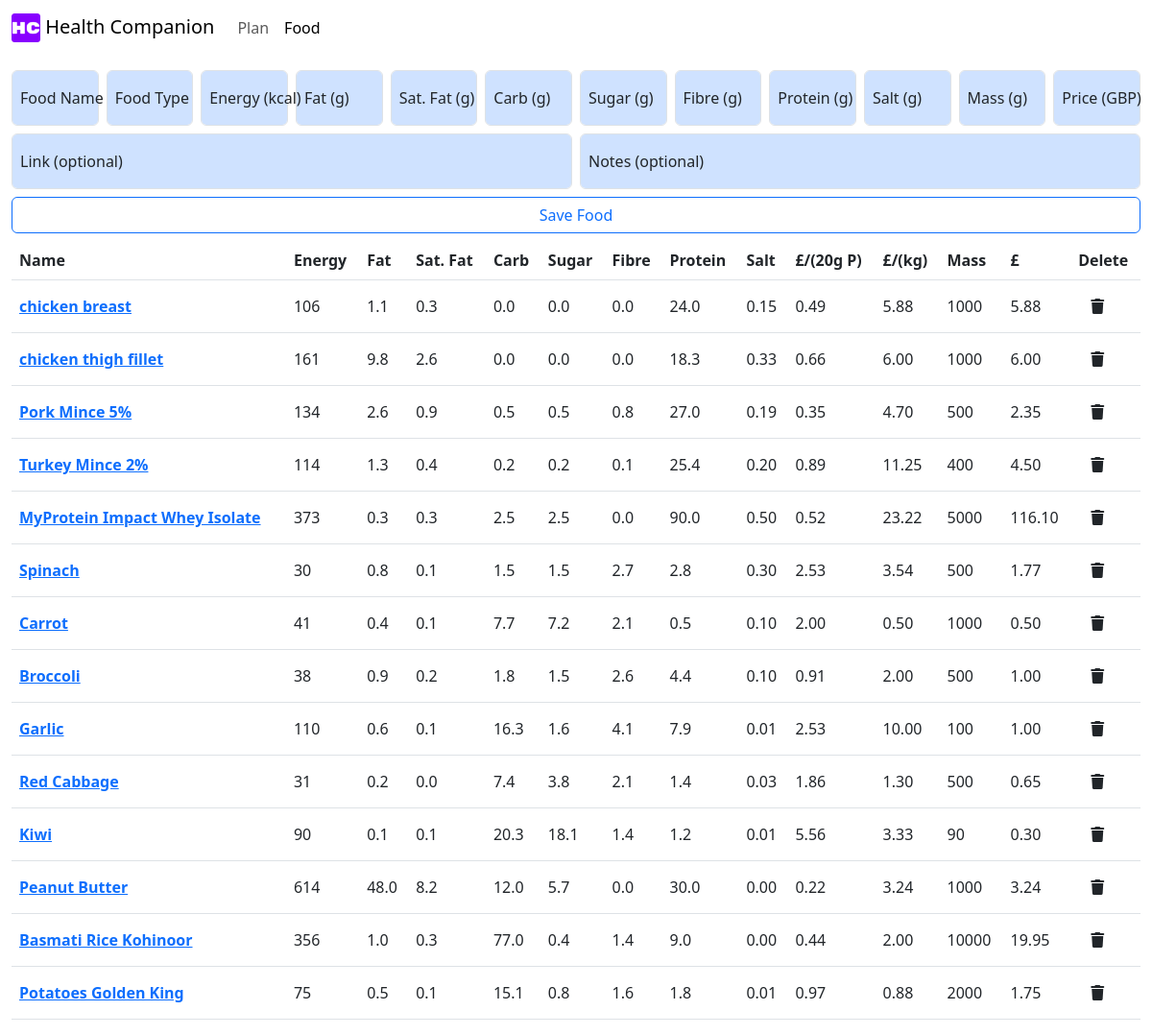
Before: /food with the older database file.
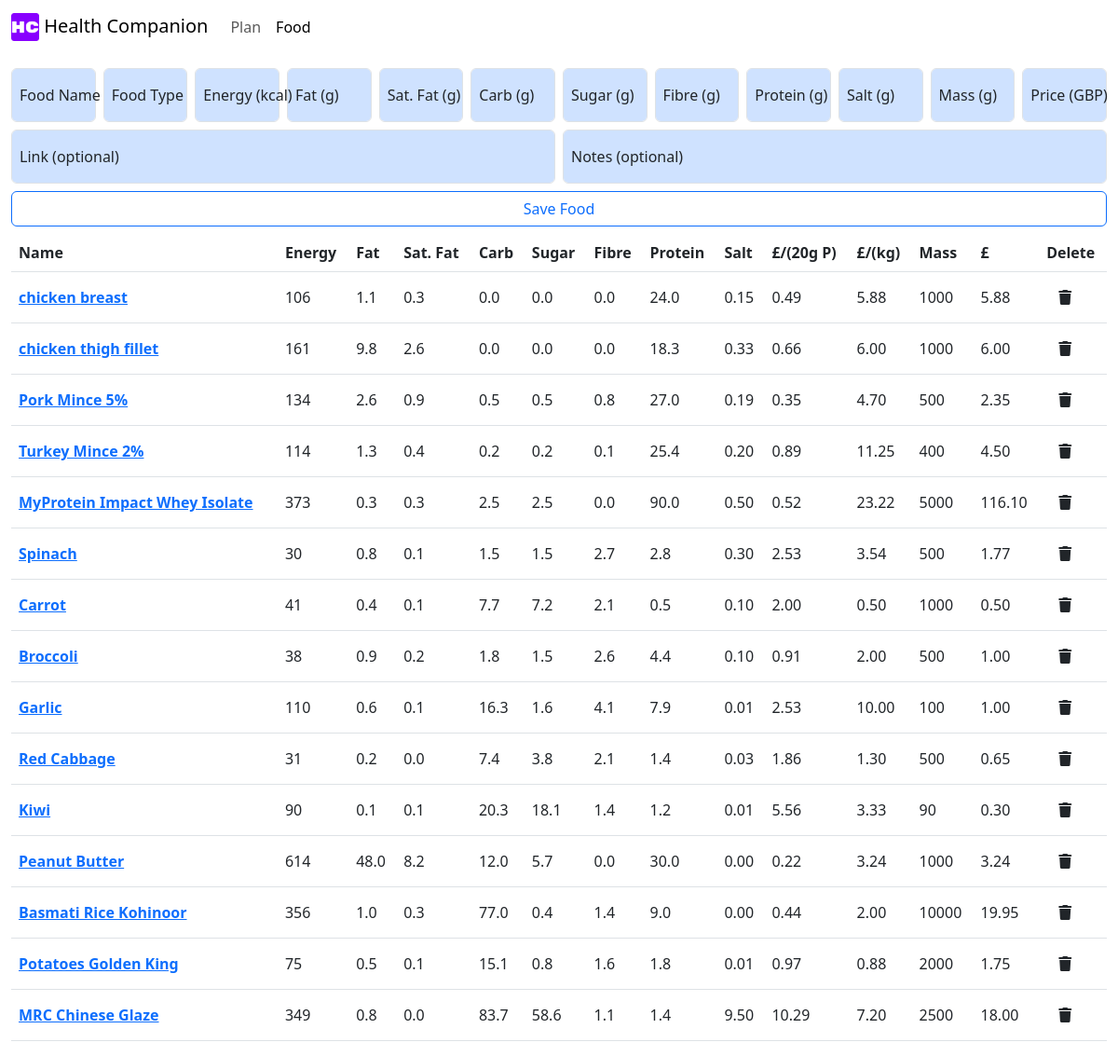
After: the same page with the newer database file.
### tables this page shows
CREATE TABLE foods (
    food_id INTEGER PRIMARY KEY AUTOINCREMENT NOT NULL,
    food_name TEXT NOT NULL,
    date_added DATETIME NOT NULL,
    type TEXT NOT NULL,
    energy NUMERIC NOT NULL,
    fat NUMERIC NOT NULL,
    saturated_fat NUMERIC NOT NULL,
    carbohydrates NUMERIC NOT NULL,
    sugar NUMERIC NOT NULL,
    fibre NUMERIC NOT NULL,
    protein NUMERIC NOT NULL,
    salt NUMERIC NOT NULL,
    mass NUMERIC NOT NULL,
    price NUMERIC NOT NULL,
    price_per_kg NUMERIC NOT NULL,
    price_per_20g_protein NUMERIC NOT NULL,
    link TEXT,
    notes TEXT);

### app.py (the view)
@app.route("/food", methods=["GET"])
def food():
    foods = get_db("""SELECT * FROM foods""")
    if "errorMsg" in session:
        errorMsg = session["errorMsg"]
        session.pop("errorMsg")
        return render_template("food.html", foods=foods, errorMsg=errorMsg)
    elif "successMsg" in session:
        successMsg = session["successMsg"]
        session.pop("successMsg")
        return render_template("food.html", foods=foods, successMsg=successMsg)
    else:
        return render_template("food.html", foods=foods)

### app.py (called while the page is built)
def get_db(query, args=(), one=False):
    db = sqlite3.connect(DATABASE)
    cur = db.cursor()
    cur.row_factory = sqlite3.Row
    res = cur.execute(query, args).fetchall()
    db.commit()
    db.close()
    return (res[0] if res else None) if one else res

### templates/food.html (shortened to what this page needs)
{% extends "layout.html" %}
{% block activeFood %}active{% endblock %}
{% block activeFoodAria %}aria-current="page"{% endblock %}
{% block main %}
    <form action="/savefood" method="post">
        <div class="container-fluid">
            <div class="row row-cols-xl-auto row-cols-lg-6 row-cols-md-4 row-cols-sm-3 row-cols-2 mb-2 g-2">
                <div class="form-floating col-xl-1">
                    <input class="form-control bg-primary-subtle" autocomplete="off" id="foodNameInput" name="foodNameInput" aria-describedby="foodNameHelp" placeholder="Food Name" type="text" required>
                    <label for="foodNameInput" class="form-label">Food Name</label>
                </div>
                <div class="form-floating col-xl-1">
                    <input class="form-control bg-primary-subtle" autocomplete="off" id="foodTypeInput" name="foodTypeInput" aria-describedby="foodTypeHelp" placeholder="Food Type" type="text" required>
                    <label for="foodTypeInput" class="form-label">Food Type</label>
                </div>
                <div class="form-floating col-xl-1">
                    <input class="form-control bg-primary-subtle" autocomplete="off" id="foodEnergyInput" name="foodEnergyInput" aria-describedby="foodEnergyHelp" placeholder="Energy (kcal)" type="number" step="1" min="0" required>
                    <label for="foodEnergyInput" class="form-label">Energy (kcal)</label>
                </div>
                <div class="form-floating col-xl-1">
                    <input class="form-control bg-primary-subtle" autocomplete="off" id="foodFatInput" name="foodFatInput" aria-describedby="foodFatHelp" placeholder="Fat (g)" type="number" step="0.1" min="0" required>
                    <label for="foodFatInput" class="form-label">Fat (g)</label>
                </div>
                <div class="form-floating col-xl-1">
                    <input class="form-control bg-primary-subtle" autocomplete="off" id="foodSatFatInput" name="foodSatFatInput" aria-describedby="foodSatFatHelp" placeholder="Sat. Fat (g)" type="number" step="0.1" min="0" required>
                    <label for="foodSatFatInput" class="form-label">Sat. Fat (g)</label>
                </div>
                <div class="form-floating col-xl-1">
                    <input class="form-control bg-primary-subtle" autocomplete="off" id="foodCarbInput" name="foodCarbInput" aria-describedby="foodCarbHelp" placeholder="Carb (g)" type="number" step="0.1" min="0" required>
                    <label for="foodCarbInput" class="form-label">Carb (g)</label>
                </div>
                <div class="form-floating col-xl-1">
                    <input class="form-control bg-primary-subtle" autocomplete="off" id="foodSugarInput" name="foodSugarInput" aria-describedby="foodSugarHelp" placeholder="Sugar (g)" type="number" step="0.1" min="0" required>
                    <label for="foodSugarInput" class="form-label">Sugar (g)</label>
                </div>
                <div class="form-floating col-xl-1">
                    <input class="form-control bg-primary-subtle" autocomplete="off" id="foodFibreInput" name="foodFibreInput" aria-describedby="foodFibreHelp" placeholder="Fibre (g)" type="number" step="0.1" min="0" required>
                    <label for="foodFibreInput" class="form-label">Fibre (g)</label>
                </div>
                <div class="form-floating col-xl-1">
                    <input class="form-control bg-primary-subtle" autocomplete="off" id="foodProteinInput" name="foodProteinInput" aria-describedby="foodProteinHelp" placeholder="Protein (g)" type="number" step="0.1" min="0" required>
                    <label for="foodProteinInput" class="form-label">Protein (g)</label>
                </div>
                <div class="form-floating col-xl-1">
                    <input class="form-control bg-primary-subtle" autocomplete="off" id="foodSaltInput" name="foodSaltInput" aria-describedby="foodSaltHelp" placeholder="Salt (g)" type="number" step="0.01" min="0" required>
                    <label for="foodSaltInput" class="form-label">Salt (g)</label>
                </div>
                <div class="form-floating col-xl-1">
                    <input class="form-control bg-primary-subtle" autocomplete="off" id="foodMassInput" name="foodMassInput" aria-describedby="foodMassHelp" placeholder="Mass (g)" type="number" step="0.1" min="0" required>
                    <label for="foodMassInput" class="form-label">Mass (g)</label>
                </div>
                <div class="form-floating col-xl-1">
                    <input class="form-control bg-primary-subtle" autocomplete="off" id="foodPriceInput" name="foodPriceInput" aria-describedby="foodPriceHelp" placeholder="Price (GBP)" type="number" step="0.01" min="0" required>
                    <label for="foodPriceInput" class="form-label">Price (GBP)</label>
                </div>
            </div>
            <div class="row row-cols-sm-2 mb-2 g-2">
                <div class="form-floating">
                    <input class="form-control bg-primary-subtle" autocomplete="off" id="foodLinkInput" name="foodLinkInput" aria-describedby="foodLinkHelp" placeholder="Link" type="text">
                    <label for="foodLinkInput" class="form-label">Link (optional)</label>
                </div>
                <div class="form-floating">
                    <input class="form-control bg-primary-subtle" autocomplete="off" id="foodNotesInput" name="foodNotesInput" aria-describedby="foodNotesHelp" placeholder="Notes" type="text">
                    <label for="foodNotesInput" class="form-label">Notes (optional)</label>
                </div>
            </div>
            <div class="row mb-2 mx-auto">
                <button type="submit" class="btn btn-outline-primary">Save Food</button>
            </div>
        </div>
    </form>
    <div class="container-fluid">
        <table class="table table-hover align-middle">
            <thead>
                <tr>
                    <th scope="col">Name</th>
                    <th scope="col">Energy</th>
                    <th scope="col">Fat</th>
                    <th scope="col">Sat. Fat</th>
                    <th scope="col">Carb</th>
                    <th scope="col">Sugar</th>
                    <th scope="col">Fibre</th>
                    <th scope="col">Protein</th>
                    <th scope="col">Salt</th>
                    <th scope="col">£/(20g P)</th>
                    <th scope="col">£/(kg)</th>
                    <th scope="col">Mass</th>
                    <th scope="col">£</th>
                    <th scope="col">Delete</th>
                </tr>
            </thead>
            <tbody>
                {% for food in foods %}
                    <tr {% if food.notes != "" %}data-bs-toggle="tooltip" data-bs-placement="bottom" data-bs-title="{{ food.notes }}"{% endif %}>
                        {% if food.link == "" %}
                            <th scope="row"><span>{{ food.food_name }}</span></th>
                        {% else %}
                            <th scope="row"><a href="{{ food.link }}" target="_blank">{{ food.food_name }}</a></th>
                        {% endif %}
                        <td>{{ "{:.0f}".format(food.energy) }}</td>
                        <td>{{ "{:.1f}".format(food.fat) }}</td>
                        <td>{{ "{:.1f}".format(food.saturated_fat) }}</td>
                        <td>{{ "{:.1f}".format(food.carbohydrates) }}</td>
                        <td>{{ "{:.1f}".format(food.sugar) }}</td>
                        <td>{{ "{:.1f}".format(food.fibre) }}</td>
                        <td>{{ "{:.1f}".format(food.protein) }}</td>
                        <td>{{ "{:.2f}".format(food.salt) }}</td>
                        <td>{{ "{:.2f}".format(food.price_per_20g_protein) }}</td>
                        <td>{{ "{:.2f}".format(food.price_per_kg) }}</td>
                        <td>{{ "{:.0f}".format(food.mass) }}</td>
                        <td>{{ "{:.2f}".format(food.price) }}</td>
                        <td>
                            <form action="/deletefood" method="post">
                                <button type="submit" class="btn">
                                    <i class="fa-solid fa-trash"><input type="hidden" name="food_id" id="food_id" value="{{ food.food_id }}"></i>
                                </button>
                            </form>
                        </td>
                    </tr>
                {% endfor %}
            </tbody>
        </table>
    </div>
{% endblock %}

### templates/layout.html (shortened to what this page needs)
<!DOCTYPE html>
<html lang="en">
    <head>
        <link href="https://cdn.jsdelivr.net/npm/bootstrap@5.3.0-alpha1/dist/css/bootstrap.min.css" rel="stylesheet">
    </head>
    <body>
        <nav class="navbar navbar-expand-lg">
            <div class="container-fluid">
                <a class="navbar-brand" href="/">
                    <img src="/static/favicon_io/favicon.ico" alt="Logo" width="30" height="30" class="d-inline-block align-text-top">
                    Health Companion
                </a>
                <div class="collapse navbar-collapse" id="mainNav">
                    <ul class="navbar-nav">
                        <li class="nav-item">
                            <a class="nav-link {% block activePlan %}{% endblock %}" {% block activePlanAria %}{% endblock %} href="/plan">Plan</a>
                        </li>
                        <li class="nav-item">
                            <a class="nav-link {% block activeFood %}{% endblock %}" {% block activeFoodAria %}{% endblock %} href="/food">Food</a>
                        </li>
                    </ul>
                </div>
            </div>
        </nav>
        <main>
            {% block main %}{% endblock %}
        </main>
    </body>
</html>

Changed rows visible on the page:
added foods: food_name "MRC Chinese Glaze", energy "349", fat "0.8", saturated_fat "0.0", carbohydrates "83.7", sugar "58.6", fibre "1.1", protein "1.4", salt "9.50", price_per_20g_protein "10.29", price_per_kg "7.20", mass "2500", price "18.00"
